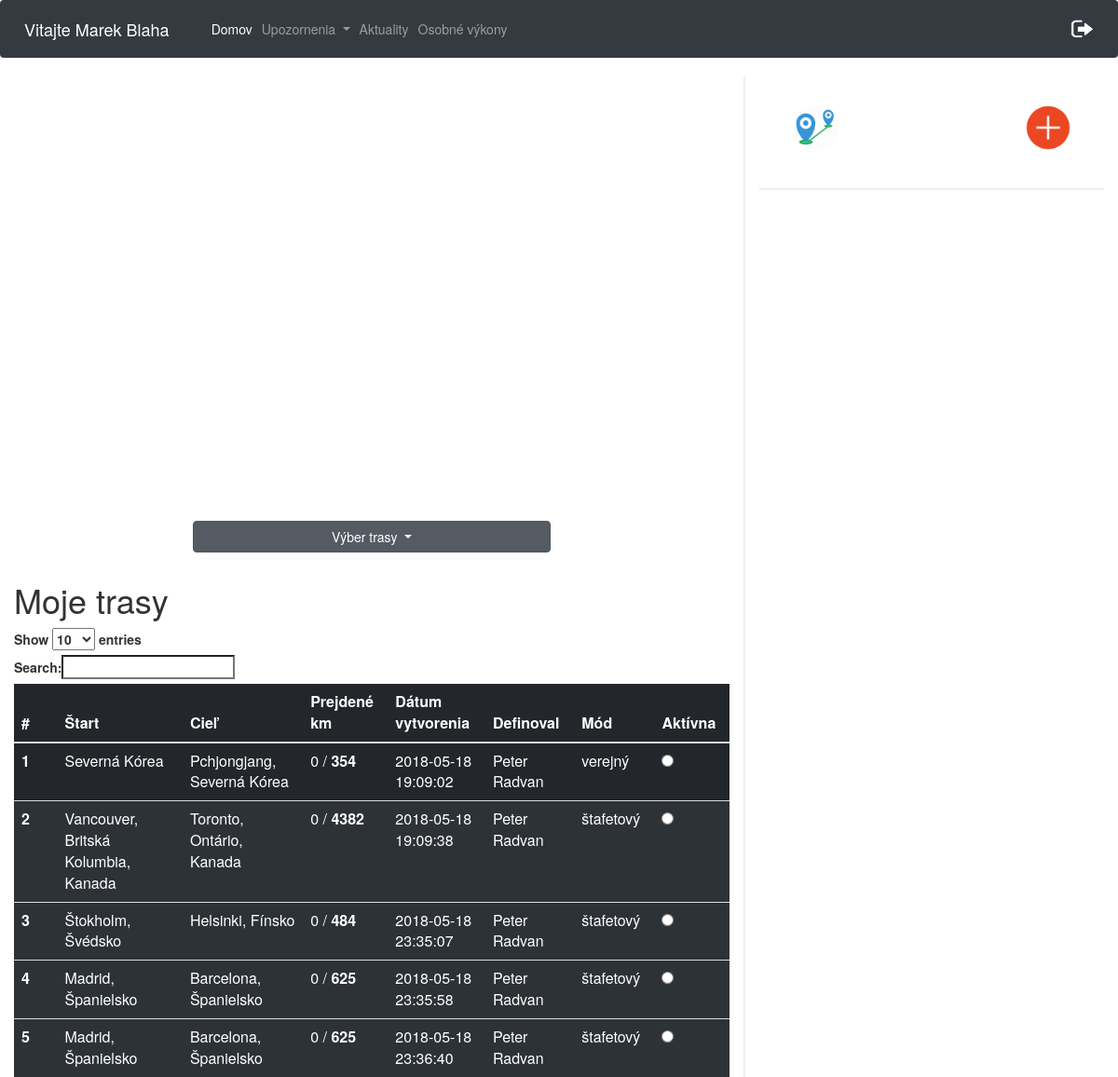
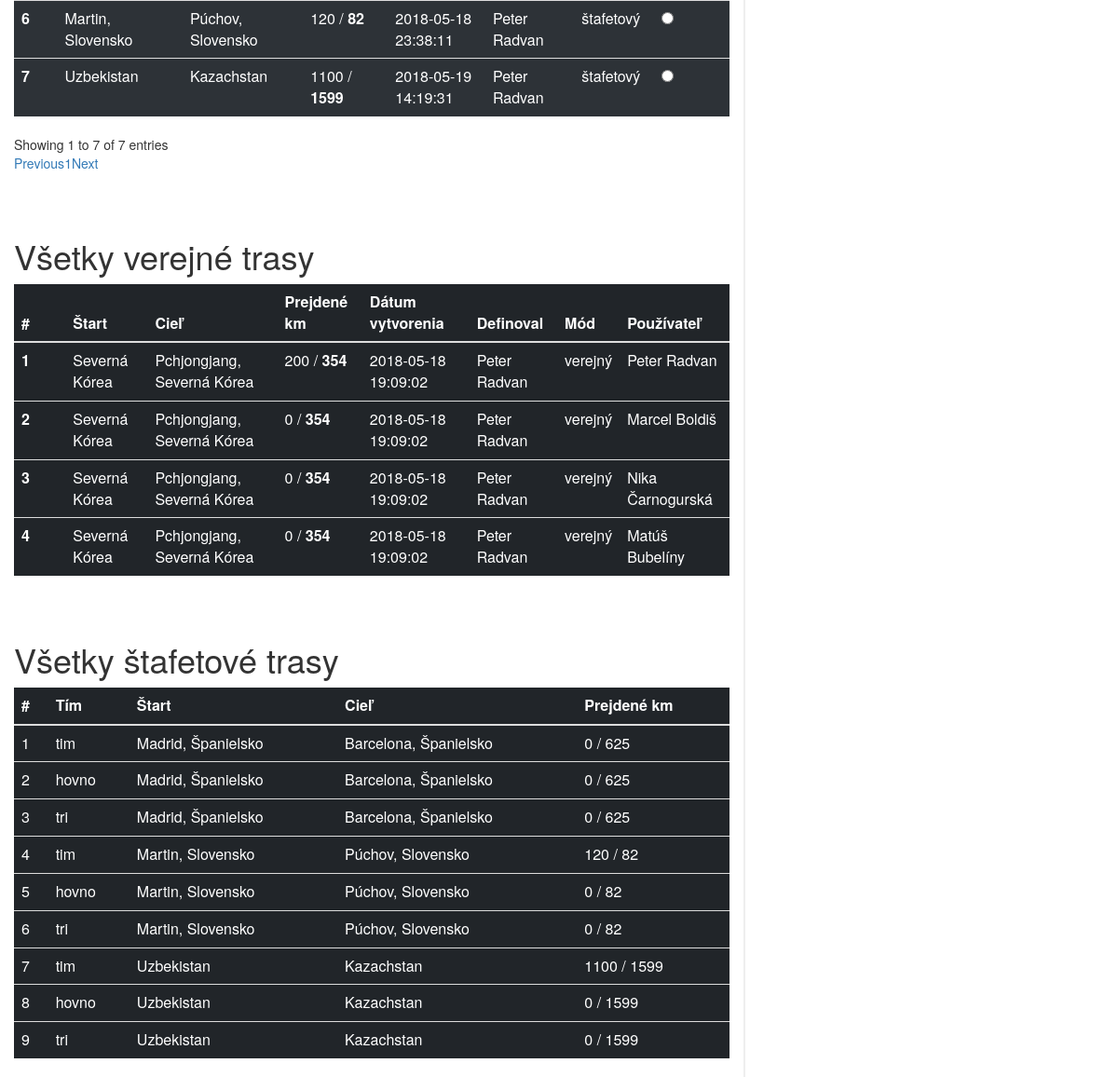
Screenshot of /cesty.php (signed in) with the database file from the repository (2 pictures, top to bottom).
### tables this page shows
CREATE TABLE `pouzivatelia` (
  `id` int(11) NOT NULL,
  `meno` varchar(20) NOT NULL,
  `priezvisko` varchar(20) NOT NULL,
  `email` varchar(40) NOT NULL,
  `heslo` varchar(60) NOT NULL,
  `stredna_skola` varchar(40) NOT NULL,
  `stredna_skola_adresa` varchar(60) NOT NULL,
  `ulica` varchar(40) NOT NULL,
  `psc` varchar(10) NOT NULL,
  `obec` varchar(40) NOT NULL,
  `rola` varchar(10) NOT NULL DEFAULT 'user',
  `odoberatel` tinyint(1) NOT NULL DEFAULT '0',
  `prve_prihlasenie` int(11) NOT NULL DEFAULT '0',
  `id_timu` int(11) DEFAULT NULL
);

CREATE TABLE `trasa_pouzivatel` (
  `id` int(11) NOT NULL,
  `id_pouzivatel` int(11) NOT NULL,
  `id_trasa` int(11) NOT NULL,
  `prejdene_km` int(11) NOT NULL,
  `aktivna_trasa` int(11) NOT NULL
);

CREATE TABLE `trasa` (
  `id` int(10) UNSIGNED NOT NULL,
  `start_nazov` varchar(50) NOT NULL,
  `start_lat` varchar(20) NOT NULL,
  `start_long` varchar(20) NOT NULL,
  `ciel_nazov` varchar(50) NOT NULL,
  `ciel_lat` varchar(20) NOT NULL,
  `ciel_long` varchar(20) NOT NULL,
  `celkove_km` double NOT NULL,
  `datum_vytvorenia` datetime NOT NULL,
  `mod_trasy` varchar(20) NOT NULL,
  `id_user` int(11) NOT NULL,
  `vytvoril` varchar(100) NOT NULL
);

CREATE TABLE `trasa_tim` (
  `id` int(10) UNSIGNED NOT NULL,
  `id_tim` int(11) NOT NULL,
  `id_trasa` int(11) NOT NULL,
  `odbehnute_km` int(11) NOT NULL
);

### cesty.php (the view, shortened to what this page needs)
<html>
<head>
    <link rel="stylesheet" href="https://maxcdn.bootstrapcdn.com/bootstrap/4.0.0/css/bootstrap.min.css">
    <link rel="stylesheet" type="text/css" href="https://maxcdn.bootstrapcdn.com/bootstrap/3.3.7/css/bootstrap.min.css">
    <link rel="stylesheet" type="text/css" href="https://cdn.datatables.net/1.10.16/css/dataTables.bootstrap.min.css">
    <link rel="stylesheet" href="./css/cesty.css">
</head>
<body>
<nav class="navbar navbar-expand-lg  navbar-dark bg-dark">
        <span class="navbar-brand" >
            <?php
            $conn = new mysqli($servername, $username, $password, $dbname);
            $conn->set_charset("UTF8");
            $email= $_SESSION['email'];
            $query="SELECT meno, priezvisko from pouzivatelia WHERE email='$email'";
            $result = mysqli_query($conn,$query);
            while ($data = mysqli_fetch_array($result)){
                echo "Vitajte ".$data['meno']." ".$data['priezvisko'];
            }
            ?>
        </span>
    <div class="collapse navbar-collapse" id="navbarSupportedContent">
        <ul class="navbar-nav mr-auto">
            <li class="nav-item active">
                <a class="nav-link" href="cesty.php">Domov</a>
            </li>
            <li class="nav-item dropdown">
                <a class="nav-link dropdown-toggle" href="#" id="navbarDropdown" role="button" data-toggle="dropdown" aria-haspopup="true" aria-expanded="false">
                    Upozornenia
                </a>
            </li>
            <li class="nav-item">
                <a class="nav-link" href="aktuality.php">
                    Aktuality
                </a>
            </li>
            <li class="nav-item" id="osobneVykony" style="display: inline;">
                <a class="nav-link" href="osobneVykony.php">
                    Osobné výkony
                </a>
            </li>
        </ul>
        <ul class="nav navbar-nav navbar-right">
            <li><a href="aktuality.php?odhlasenie='1'"><img src="logOut.png" width="25px" height="20px"></a></li>
        </ul>
    </div>
</nav>
<div class="row">
    <div class="col-8 leftCol">
        <div id="myMap" style="height: 400px; width: 70%"></div>
        <div class="dropdown show " id="trasyId">
            <a class="btn btn-secondary dropdown-toggle" href="#" role="button" id="dropdownMenuLink" data-toggle="dropdown" aria-haspopup="true" aria-expanded="false">
                Výber trasy
            </a>
            <?php
            $conn = new mysqli($servername, $username, $password, $dbname);
            $conn->set_charset("UTF8");
            $idU = $_SESSION['id'];
            $sql = "SELECT trasa.id as tid, pouzivatelia.id, trasa.start_nazov, trasa.ciel_nazov, trasa_pouzivatel.prejdene_km, trasa.celkove_km, trasa.datum_vytvorenia, trasa_pouzivatel.aktivna_trasa, trasa.mod_trasy, trasa.vytvoril
                    FROM trasa_pouzivatel
                    INNER JOIN trasa ON trasa.id = trasa_pouzivatel.id_trasa
                    INNER JOIN pouzivatelia on pouzivatelia.id = trasa_pouzivatel.id_pouzivatel
                    WHERE trasa_pouzivatel.id_pouzivatel = $idU ORDER BY aktivna_trasa DESC";
            ?>
        </div>
        <h1 style="margin-top: 20px;">Moje trasy</h1>
        <table class="table table-dark" id="privatneTrasy">
            <thead>
            <tr>
                <th scope="col">#</th>
                <th scope="col">Štart</th>
                <th scope="col">Cieľ</th>
                <th scope="col">Prejdené km</th>
                <th scope="col">Dátum vytvorenia</th>
                <th scope="col">Definoval</th>
                <th scope="col">Mód</th>
                <th scope="col">Aktívna</th>
            </tr>
            </thead>
            <tbody>
            <?php
            $i = 1;
            if ($result = $conn->query($sql)) {
                while ($row = $result->fetch_object()) {
                    echo "<tr>";
                    echo "<th scope='row'>$i <span class='spanId' >$row->id</span><span class='spanTid' >$row->tid</span></th>";
                    echo "<td>$row->start_nazov</td>";
                    echo "<td>$row->ciel_nazov</td>";
                    echo "<td>";
                    if($row->mod_trasy === 'štafetový'){
                        $res = $conn->query("SELECT id_timu FROM pouzivatelia WHERE id = $row->id");
                        $idtmp = $res->fetch_assoc();
                        $idTimu = $idtmp['id_timu'];
                        $res = $conn->query("SELECT odbehnute_km FROM trasa_tim WHERE id_tim = $idTimu AND id_trasa = $row->tid");
                        $tmp = $res->fetch_assoc();
                        $odbehKmTimu = $tmp['odbehnute_km'];
                        if(empty($odbehKmTimu)){
                            echo "0";
                        }
                        else{
                            echo $odbehKmTimu;
                        }
                    }
                    else{
                        echo $row->prejdene_km;
                    }
                    echo " / <b>".round($row->celkove_km)."</b></td>";
                    echo "<td>$row->datum_vytvorenia</td>";
                    echo "<td>$row->vytvoril</td>";
                    echo "<td>$row->mod_trasy</td>";
                    if($row->aktivna_trasa > 0){
                        echo "<td><input onclick='check($i)' class='radio' type='radio' checked> </td>";
                    }
                    else{
                        echo "<td><input onclick='check($i)' class='radio' type='radio' ></td>";
                    }
                    echo "</tr>";
                    $i++;
                }
            }
            ?>
            </tbody>
        </table>
        <h1 style="margin-top: 70px;">Všetky verejné trasy</h1>
        <table class="table table-dark" id="vsetkyTrasy">
            <thead>
            <tr>
                <th scope="col">#</th>
                <th scope="col">Štart</th>
                <th scope="col">Cieľ</th>
                <th scope="col">Prejdené km</th>
                <th scope="col">Dátum vytvorenia</th>
                <th scope="col">Definoval</th>
                <th scope="col">Mód</th>
                <th scope="col">Používateľ</th>
            </tr>
            </thead>
            <tbody>
            <?php
            $sql = "SELECT trasa.id as tid, pouzivatelia.id, pouzivatelia.meno, pouzivatelia.priezvisko, trasa.start_nazov, trasa.ciel_nazov, trasa_pouzivatel.prejdene_km, trasa.celkove_km, trasa.datum_vytvorenia, trasa_pouzivatel.aktivna_trasa, trasa.mod_trasy, trasa.vytvoril
                    FROM trasa_pouzivatel
                    INNER JOIN trasa ON trasa.id = trasa_pouzivatel.id_trasa
                    INNER JOIN pouzivatelia on pouzivatelia.id = trasa_pouzivatel.id_pouzivatel
                    WHERE trasa.mod_trasy = 'verejný' AND pouzivatelia.id <> ".$idU."
                    ORDER BY aktivna_trasa DESC";
            $i = 1;
            if ($result = $conn->query($sql)) {
            while ($row = $result->fetch_object()) {
            echo "<tr>";
                echo "<th scope='row'>$i <span class='spanId' >$row->id</span><span class='spanTid' >$row->tid</span></th>";
                echo "<td>$row->start_nazov</td>";
                echo "<td>$row->ciel_nazov</td>";
                echo "<td>";
                    if($row->mod_trasy === 'štafetový'){
                    $res = $conn->query("SELECT id_timu FROM pouzivatelia WHERE id = $row->id");
                    $idtmp = $res->fetch_assoc();
                    $idTimu = $idtmp['id_timu'];
                    $res = $conn->query("SELECT odbehnute_km FROM trasa_tim WHERE id_tim = $idTimu AND id_trasa = $row->tid");
                    $tmp = $res->fetch_assoc();
                    $odbehKmTimu = $tmp['odbehnute_km'];
                    if(empty($odbehKmTimu)){
                    echo "0";
                    }
                    else{
                    echo $odbehKmTimu;
                    }
                    }
                    else{
                    echo $row->prejdene_km;
                    }
                    echo " / <b>".round($row->celkove_km)."</b></td>";
                echo "<td>$row->datum_vytvorenia</td>";
                echo "<td>$row->vytvoril</td>";
                echo "<td>$row->mod_trasy</td>";
                echo "<td>$row->meno $row->priezvisko</td>";
                echo "</tr>";
            $i++;
            }
            }
            ?>
            </tbody>
        </table>
        <h1 style="margin-top: 70px;">Všetky štafetové trasy</h1>
        <table class="table table-dark" id="vsetkyTrasy">
            <thead>
            <tr>
                <th scope="col">#</th>
                <th scope="col">Tím</th>
                <th scope="col">Štart</th>
                <th scope="col">Cieľ</th>
                <th scope="col">Prejdené km</th>
            </tr>
            </thead>
            <tbody>
            <?php
            $sql = "SELECT trasa_tim.odbehnute_km, tim.nazov, trasa.start_nazov, trasa.ciel_nazov, trasa.celkove_km from trasa_tim
                    JOIN tim on trasa_tim.id_tim = tim.id
                    JOIN trasa ON trasa_tim.id_trasa = trasa.id";
            $i = 1;
            if ($result = $conn->query($sql)) {
                while ($row = $result->fetch_object()) {
                    echo "<td>$i</td>";
                    echo "<td>$row->nazov</td>";
                    echo "<td>$row->start_nazov</td>";
                    echo "<td>$row->ciel_nazov</td>";
                    echo "<td> $row->odbehnute_km /  ".round($row->celkove_km)."</td>";
                    $i++;
                }
            }
            ?>
            </tbody>
        </table>
    </div>
    <div class="col-4 rightCol">
        <img src="img/add.png" id="privateBtn" class="addBtn" data-toggle="tooltip" title="Privátny mód"  alt="add">
        <img src="img/distance.png" id="distanceBtn" class="addBtn2" data-toggle="tooltip" title="Pridaj údaje" alt="add">
        <div class="progressDiv">
        </div>
        </div>
    </div>
</body>
</html>

### css/cesty.css (style rules this page uses)
.leftCol { border-right: 2px solid #eee !important; }
.row { box-sizing: border-box !important; margin:0; }
#myMap { margin: 5% auto; }
#dropdownMenuLink { width:100% !important; margin-bottom:3% !important; }
#trasyId { margin: 0 auto; width:50% !important; }
.addBtn { position: absolute; top:30px; right:50px; width: 50px; height:50px; transition: all 0.3s linear; border-radius: 50%; }
.addBtn2 { position: absolute; top:30px; right:50px; width: 50px; height:50px; transition: all 0.3s linear; border-radius: 50%; }
.addBtn2 { right:110px; }
#distanceBtn { left:50px; }
#privatneTrasy tr { background: rgba(50,56,62,0.7); }
#privatneTrasy tr:first-child { background: rgba(50,56,62,0.1); }
.progressDiv { border-top: 2px solid #eee; margin-top: 120px; }

### rows the page displays
pouzivatelia: meno "Marek", priezvisko "Blaha"
trasa_pouzivatel: id_trasa.start_nazov "Severná Kórea", id_trasa.ciel_nazov "Pchjongjang, Severná Kórea", prejdene_km "0", id_trasa.celkove_km "354", id_trasa.datum_vytvorenia "2018-05-18 19:09:02", id_trasa.vytvoril "Peter Radvan", id_trasa.mod_trasy "verejný"
trasa_pouzivatel: id_trasa.start_nazov "Vancouver, Britská Kolumbia, Kanada", id_trasa.ciel_nazov "Toronto, Ontário, Kanada", shows "0", id_trasa.celkove_km "4382", id_trasa.datum_vytvorenia "2018-05-18 19:09:38", id_trasa.vytvoril "Peter Radvan", id_trasa.mod_trasy "štafetový"
trasa_pouzivatel: id_trasa.start_nazov "Štokholm, Švédsko", id_trasa.ciel_nazov "Helsinki, Fínsko", shows "0", id_trasa.celkove_km "484", id_trasa.datum_vytvorenia "2018-05-18 23:35:07", id_trasa.vytvoril "Peter Radvan", id_trasa.mod_trasy "štafetový"
trasa_pouzivatel: id_trasa.start_nazov "Madrid, Španielsko", id_trasa.ciel_nazov "Barcelona, Španielsko", shows "0", id_trasa.celkove_km "625", id_trasa.datum_vytvorenia "2018-05-18 23:35:58", id_trasa.vytvoril "Peter Radvan", id_trasa.mod_trasy "štafetový"
trasa_pouzivatel: id_trasa.start_nazov "Madrid, Španielsko", id_trasa.ciel_nazov "Barcelona, Španielsko", shows "0", id_trasa.celkove_km "625", id_trasa.datum_vytvorenia "2018-05-18 23:36:40", id_trasa.vytvoril "Peter Radvan", id_trasa.mod_trasy "štafetový"
trasa_pouzivatel: id_trasa.start_nazov "Martin, Slovensko", id_trasa.ciel_nazov "Púchov, Slovensko", trasa_tim.odbehnute_km "120", id_trasa.celkove_km "82", id_trasa.datum_vytvorenia "2018-05-18 23:38:11", id_trasa.vytvoril "Peter Radvan", id_trasa.mod_trasy "štafetový"
trasa_pouzivatel: id_trasa.start_nazov "Uzbekistan", id_trasa.ciel_nazov "Kazachstan", trasa_tim.odbehnute_km "1100", id_trasa.celkove_km "1599", id_trasa.datum_vytvorenia "2018-05-19 14:19:31", id_trasa.vytvoril "Peter Radvan", id_trasa.mod_trasy "štafetový"
trasa_pouzivatel: id_trasa.start_nazov "Severná Kórea", id_trasa.ciel_nazov "Pchjongjang, Severná Kórea", prejdene_km "200", id_trasa.celkove_km "354", id_trasa.datum_vytvorenia "2018-05-18 19:09:02", id_trasa.vytvoril "Peter Radvan", id_trasa.mod_trasy "verejný", pouzivatelia.meno "Peter", pouzivatelia.priezvisko "Radvan"
trasa_pouzivatel: id_trasa.start_nazov "Severná Kórea", id_trasa.ciel_nazov "Pchjongjang, Severná Kórea", prejdene_km "0", id_trasa.celkove_km "354", id_trasa.datum_vytvorenia "2018-05-18 19:09:02", id_trasa.vytvoril "Peter Radvan", id_trasa.mod_trasy "verejný", pouzivatelia.meno "Marcel", pouzivatelia.priezvisko "Boldiš"
trasa_pouzivatel: id_trasa.start_nazov "Severná Kórea", id_trasa.ciel_nazov "Pchjongjang, Severná Kórea", prejdene_km "0", id_trasa.celkove_km "354", id_trasa.datum_vytvorenia "2018-05-18 19:09:02", id_trasa.vytvoril "Peter Radvan", id_trasa.mod_trasy "verejný", pouzivatelia.meno "Nika", pouzivatelia.priezvisko "Čarnogurská"
trasa_pouzivatel: id_trasa.start_nazov "Severná Kórea", id_trasa.ciel_nazov "Pchjongjang, Severná Kórea", prejdene_km "0", id_trasa.celkove_km "354", id_trasa.datum_vytvorenia "2018-05-18 19:09:02", id_trasa.vytvoril "Peter Radvan", id_trasa.mod_trasy "verejný", pouzivatelia.meno "Matúš", pouzivatelia.priezvisko "Bubelíny"

### other values shown
$row->nazov "tim"
$row->start_nazov "Madrid, Španielsko"
$row->ciel_nazov "Barcelona, Španielsko"
$row->odbehnute_km "0"
$row->celkove_km "625"
$row->nazov "hovno"
$row->nazov "tri"
$row->start_nazov "Martin, Slovensko"
$row->ciel_nazov "Púchov, Slovensko"
$row->odbehnute_km "120"
$row->celkove_km "82"
$row->start_nazov "Uzbekistan"
$row->ciel_nazov "Kazachstan"
$row->odbehnute_km "1100"
$row->celkove_km "1599"
